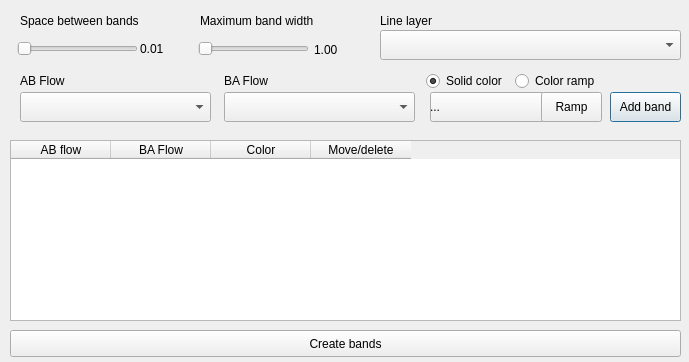
<?xml version="1.0" encoding="UTF-8"?>
<ui version="4.0">
 <class>bandwidths</class>
 <widget class="QDialog" name="bandwidths">
  <property name="geometry">
   <rect>
    <x>0</x>
    <y>0</y>
    <width>689</width>
    <height>362</height>
   </rect>
  </property>
  <property name="windowTitle">
   <string>Stacked Bandwidth and color ramps</string>
  </property>
  <widget class="QLabel" name="label">
   <property name="geometry">
    <rect>
     <x>20</x>
     <y>10</y>
     <width>131</width>
     <height>21</height>
    </rect>
   </property>
   <property name="text">
    <string>Space between bands</string>
   </property>
  </widget>
  <widget class="QLabel" name="label_2">
   <property name="geometry">
    <rect>
     <x>200</x>
     <y>10</y>
     <width>131</width>
     <height>21</height>
    </rect>
   </property>
   <property name="text">
    <string>Maximum band width</string>
   </property>
  </widget>
  <widget class="QSlider" name="slider_spacer">
   <property name="geometry">
    <rect>
     <x>17</x>
     <y>40</y>
     <width>121</width>
     <height>18</height>
    </rect>
   </property>
   <property name="orientation">
    <enum>Qt::Horizontal</enum>
   </property>
  </widget>
  <widget class="QSlider" name="slider_band_size">
   <property name="geometry">
    <rect>
     <x>198</x>
     <y>40</y>
     <width>111</width>
     <height>18</height>
    </rect>
   </property>
   <property name="orientation">
    <enum>Qt::Horizontal</enum>
   </property>
  </widget>
  <widget class="QgsMapLayerComboBox" name="mMapLayerComboBox">
   <property name="geometry">
    <rect>
     <x>380</x>
     <y>30</y>
     <width>301</width>
     <height>30</height>
    </rect>
   </property>
  </widget>
  <widget class="QgsFieldComboBox" name="ab_FieldComboBox">
   <property name="geometry">
    <rect>
     <x>20</x>
     <y>92</y>
     <width>191</width>
     <height>30</height>
    </rect>
   </property>
  </widget>
  <widget class="QgsColorButtonV2" name="mColorButton">
   <property name="geometry">
    <rect>
     <x>430</x>
     <y>92</y>
     <width>141</width>
     <height>30</height>
    </rect>
   </property>
  </widget>
  <widget class="QLabel" name="label_3">
   <property name="geometry">
    <rect>
     <x>380</x>
     <y>10</y>
     <width>131</width>
     <height>21</height>
    </rect>
   </property>
   <property name="text">
    <string>Line layer</string>
   </property>
  </widget>
  <widget class="QgsFieldComboBox" name="ba_FieldComboBox">
   <property name="geometry">
    <rect>
     <x>224</x>
     <y>92</y>
     <width>191</width>
     <height>30</height>
    </rect>
   </property>
  </widget>
  <widget class="QPushButton" name="but_add_band">
   <property name="geometry">
    <rect>
     <x>610</x>
     <y>92</y>
     <width>71</width>
     <height>30</height>
    </rect>
   </property>
   <property name="text">
    <string>Add band</string>
   </property>
  </widget>
  <widget class="QTableWidget" name="bands_list">
   <property name="geometry">
    <rect>
     <x>10</x>
     <y>140</y>
     <width>671</width>
     <height>181</height>
    </rect>
   </property>
   <property name="accessibleName">
    <string>&lt;html&gt;&lt;head/&gt;&lt;body&gt;&lt;p&gt;xcxc&lt;/p&gt;&lt;/body&gt;&lt;/html&gt;</string>
   </property>
   <property name="selectionMode">
    <enum>QAbstractItemView::SingleSelection</enum>
   </property>
   <property name="selectionBehavior">
    <enum>QAbstractItemView::SelectRows</enum>
   </property>
   <property name="rowCount">
    <number>0</number>
   </property>
   <property name="columnCount">
    <number>4</number>
   </property>
   <attribute name="verticalHeaderDefaultSectionSize">
    <number>27</number>
   </attribute>
   <column>
    <property name="text">
     <string>AB flow</string>
    </property>
   </column>
   <column>
    <property name="text">
     <string>BA Flow</string>
    </property>
   </column>
   <column>
    <property name="text">
     <string>Color</string>
    </property>
   </column>
   <column>
    <property name="text">
     <string>Move/delete</string>
    </property>
   </column>
  </widget>
  <widget class="QLabel" name="label_5">
   <property name="geometry">
    <rect>
     <x>224</x>
     <y>70</y>
     <width>131</width>
     <height>21</height>
    </rect>
   </property>
   <property name="text">
    <string>BA Flow</string>
   </property>
  </widget>
  <widget class="QLabel" name="label_6">
   <property name="geometry">
    <rect>
     <x>20</x>
     <y>70</y>
     <width>131</width>
     <height>21</height>
    </rect>
   </property>
   <property name="text">
    <string>AB Flow</string>
   </property>
  </widget>
  <widget class="QPushButton" name="but_run">
   <property name="geometry">
    <rect>
     <x>10</x>
     <y>330</y>
     <width>671</width>
     <height>27</height>
    </rect>
   </property>
   <property name="text">
    <string>Create bands</string>
   </property>
  </widget>
  <widget class="QLabel" name="lbl_width">
   <property name="geometry">
    <rect>
     <x>314</x>
     <y>39</y>
     <width>31</width>
     <height>21</height>
    </rect>
   </property>
   <property name="text">
    <string>1.00</string>
   </property>
  </widget>
  <widget class="QLabel" name="lbl_space">
   <property name="geometry">
    <rect>
     <x>140</x>
     <y>38</y>
     <width>31</width>
     <height>21</height>
    </rect>
   </property>
   <property name="text">
    <string>0.01</string>
   </property>
  </widget>
  <widget class="QPushButton" name="but_load_ramp">
   <property name="geometry">
    <rect>
     <x>541</x>
     <y>92</y>
     <width>61</width>
     <height>30</height>
    </rect>
   </property>
   <property name="text">
    <string>Ramp</string>
   </property>
  </widget>
  <widget class="QRadioButton" name="rdo_color">
   <property name="geometry">
    <rect>
     <x>426</x>
     <y>70</y>
     <width>101</width>
     <height>22</height>
    </rect>
   </property>
   <property name="text">
    <string>Solid color</string>
   </property>
   <property name="checked">
    <bool>true</bool>
   </property>
  </widget>
  <widget class="QRadioButton" name="rdo_ramp">
   <property name="geometry">
    <rect>
     <x>515</x>
     <y>70</y>
     <width>91</width>
     <height>22</height>
    </rect>
   </property>
   <property name="text">
    <string>Color ramp</string>
   </property>
  </widget>
  <widget class="QLabel" name="txt_ramp">
   <property name="geometry">
    <rect>
     <x>430</x>
     <y>98</y>
     <width>101</width>
     <height>17</height>
    </rect>
   </property>
   <property name="text">
    <string>...</string>
   </property>
  </widget>
 </widget>
 <customwidgets>
  <customwidget>
   <class>QgsColorButtonV2</class>
   <extends>QToolButton</extends>
   <header>qgscolorbuttonv2.h</header>
  </customwidget>
  <customwidget>
   <class>QgsFieldComboBox</class>
   <extends>QComboBox</extends>
   <header>qgsfieldcombobox.h</header>
  </customwidget>
  <customwidget>
   <class>QgsMapLayerComboBox</class>
   <extends>QComboBox</extends>
   <header>qgsmaplayercombobox.h</header>
  </customwidget>
 </customwidgets>
 <tabstops>
  <tabstop>slider_spacer</tabstop>
  <tabstop>slider_band_size</tabstop>
  <tabstop>mMapLayerComboBox</tabstop>
  <tabstop>ab_FieldComboBox</tabstop>
  <tabstop>ba_FieldComboBox</tabstop>
  <tabstop>rdo_color</tabstop>
  <tabstop>rdo_ramp</tabstop>
  <tabstop>mColorButton</tabstop>
  <tabstop>but_load_ramp</tabstop>
  <tabstop>but_add_band</tabstop>
  <tabstop>but_run</tabstop>
  <tabstop>bands_list</tabstop>
 </tabstops>
 <resources/>
 <connections/>
</ui>
